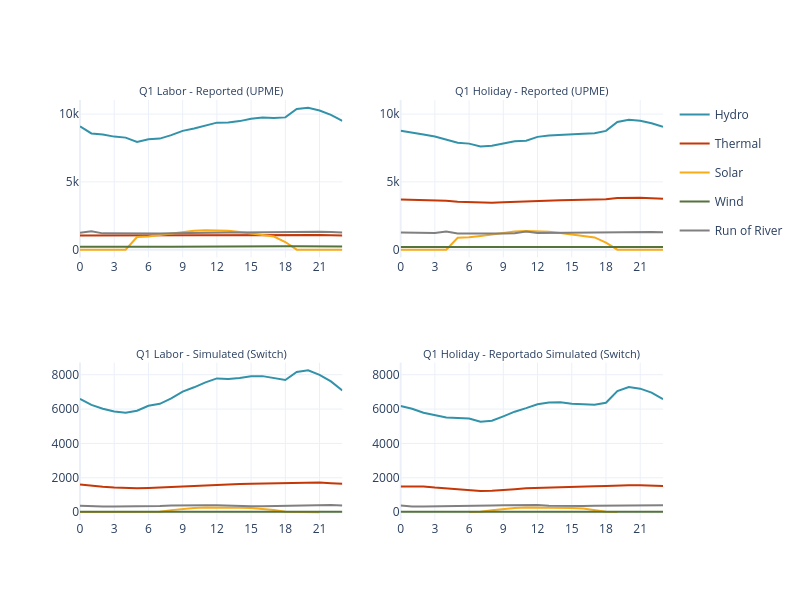

Write notebook code for a chart like this one.
### Code cell
import pandas as pd
import plotly.express as px
import plotly.graph_objects as go
from plotly.subplots import make_subplots

def plot_q1_generation(gen_res, gen_disp, tech_colors, tech_order):   
    # Exctract Quarter, daytime, hour
    for df in [gen_res, gen_disp]:
        df['Quarter'] = df['timestamp'].str.extract(r'Q([1-4])')[0].apply(lambda x: f'Q{x}')
        df['DayType'] = df['timestamp'].str.extract(r'_(L|H)_')[0].map({'L': 'Labor', 'H': 'Holiday'})
        df['Hour'] = df['timestamp'].str.extract(r'_(\d{1,2})h$')[0].astype(int)
    
    daytypes = ['Labor', 'Holiday']
    fig = make_subplots(
        rows=2, cols=2,
        subplot_titles=[
            "Q1 Labor - Reported (UPME)", "Q1 Holiday - Reported (UPME)",
            "Q1 Labor - Simulated (Switch)", "Q1 Holiday - Reportado Simulated (Switch)"],
        shared_yaxes=True
    )    
    # Map
    position_map = {
        ('Labor', 'Pred'): (1, 1),
        ('Holiday', 'Pred'): (1, 2),
        ('Labor', 'Real'): (2, 1),
        ('Holiday', 'Real'): (2, 2),
    }
    
    for daytype in daytypes:
        # Predicated Data
        disp_df = gen_disp[(gen_disp['DayType'] == daytype) & (gen_disp['Quarter'] == 'Q1')]
        fig_pred = px.line(
            disp_df, x='Hour', y='DispatchGen_MW', color='Tech',
            color_discrete_map=tech_colors, category_orders={"Tech": tech_order}
        )
        for trace in fig_pred['data']:
            #trace.update(fill='tozeroy')
            fig.add_trace(trace, row=position_map[(daytype, 'Pred')][0], col=position_map[(daytype, 'Pred')][1])
        
        # Real data
        res_df = gen_res[(gen_res['DayType'] == daytype) & (gen_res['Quarter'] == 'Q1')]
        fig_real = px.line(
            res_df, x='Hour', y='DispatchGen_MW', color='Tech',
            color_discrete_map=tech_colors, category_orders={"Tech": tech_order}
        )
        for trace in fig_real['data']:
            #trace.update(fill='tozeroy')
            fig.add_trace(trace, row=position_map[(daytype, 'Real')][0], col=position_map[(daytype, 'Real')][1])
    
    # Hide duplicated legends
    names = set()
    for trace in fig['data']:
        if trace.name in names:
            trace.showlegend = False
        else:
            names.add(trace.name)
    
    # Layout final
    fig.update_layout(
        height=12*50, width=16*50,
        template="plotly_white"
    )
    fig.update_xaxes(dtick=3, showticklabels=True, title_text=None)
    fig.update_yaxes(showticklabels=True, title_text=None)
    fig.update_annotations(font=dict(size=11))
    
    fig.show()

plot_q1_generation(gen_res, gen_disp, tech_colors, tech_order)

### Figure 1 — Plotly figure (JSON) as saved in the notebook; plotly's stock layout.template omitted (floating-point values rounded to 4 significant figures)
{"data": [{"hovertemplate": "Tech=Hydro<br>Hour=%{x}<br>DispatchGen_MW=%{y}<extra></extra>", "legendgroup": "Hydro", "line": {"color": "#3292A9", "dash": "solid"}, "marker": {"symbol": "circle"}, "mode": "lines", "name": "Hydro", "orientation": "v", "showlegend": true, "type": "scatter", "x": [0, 1, 2, 3, 4, 5, 6, 7, 8, 9, 10, 11, 12, 13, 14, 15, 16, 17, 18, 19, 20, 21, 22, 23], "xaxis": "x", "y": [9090.0, 8575.0, 8495.0, 8339.0, 8264.0, 7943.0, 8146.0, 8191.0, 8451.0, 8761.0, 8941.0, 9162.0, 9370.0, 9383.0, 9483.0, 9663.0, 9750.0, 9711.0, 9757.0, 10370.0, 10460.0, 10270.0, 9945.0, 9505.0], "yaxis": "y"}, {"hovertemplate": "Tech=Thermal<br>Hour=%{x}<br>DispatchGen_MW=%{y}<extra></extra>", "legendgroup": "Thermal", "line": {"color": "#C53707", "dash": "solid"}, "marker": {"symbol": "circle"}, "mode": "lines", "name": "Thermal", "orientation": "v", "showlegend": true, "type": "scatter", "x": [0, 1, 2, 3, 4, 5, 6, 7, 8, 9, 10, 11, 12, 13, 14, 15, 16, 17, 18, 19, 20, 21, 22, 23], "xaxis": "x", "y": [1042.0, 1045.0, 1050.0, 1052.0, 1053.0, 1048.0, 1052.0, 1053.0, 1053.0, 1049.0, 1046.0, 1044.0, 1045.0, 1045.0, 1046.0, 1051.0, 1054.0, 1054.0, 1058.0, 1084.0, 1088.0, 1078.0, 1060.0, 1046.0], "yaxis": "y"}, {"hovertemplate": "Tech=Solar<br>Hour=%{x}<br>DispatchGen_MW=%{y}<extra></extra>", "legendgroup": "Solar", "line": {"color": "#F7AB17", "dash": "solid"}, "marker": {"symbol": "circle"}, "mode": "lines", "name": "Solar", "orientation": "v", "showlegend": true, "type": "scatter", "x": [0, 1, 2, 3, 4, 5, 6, 7, 8, 9, 10, 11, 12, 13, 14, 15, 16, 17, 18, 19, 20, 21, 22, 23], "xaxis": "x", "y": [0, 0, 0, 0, 0, 932.6, 969.8, 1071.0, 1198.0, 1311.0, 1395.0, 1439.0, 1438.0, 1389.0, 1300.0, 1186.0, 1064.0, 961.7, 560.6, 0, 0, 0, 0, 0], "yaxis": "y"}, {"hovertemplate": "Tech=Wind<br>Hour=%{x}<br>DispatchGen_MW=%{y}<extra></extra>", "legendgroup": "Wind", "line": {"color": "#55733D", "dash": "solid"}, "marker": {"symbol": "circle"}, "mode": "lines", "name": "Wind", "orientation": "v", "showlegend": true, "type": "scatter", "x": [0, 1, 2, 3, 4, 5, 6, 7, 8, 9, 10, 11, 12, 13, 14, 15, 16, 17, 18, 19, 20, 21, 22, 23], "xaxis": "x", "y": [220.4, 210.9, 207.4, 205.4, 205.2, 206.0, 205.7, 205.4, 205.2, 204.9, 204.8, 206.9, 209.2, 208.8, 209.2, 210.9, 210.9, 210.1, 244.8, 255.1, 257.2, 251.9, 243.2, 231.5], "yaxis": "y"}, {"hovertemplate": "Tech=Run of River<br>Hour=%{x}<br>DispatchGen_MW=%{y}<extra></extra>", "legendgroup": "Run of River", "line": {"color": "#808080", "dash": "solid"}, "marker": {"symbol": "circle"}, "mode": "lines", "name": "Run of River", "orientation": "v", "showlegend": true, "type": "scatter", "x": [0, 1, 2, 3, 4, 5, 6, 7, 8, 9, 10, 11, 12, 13, 14, 15, 16, 17, 18, 19, 20, 21, 22, 23], "xaxis": "x", "y": [1240.0, 1355.0, 1200.0, 1190.0, 1185.0, 1166.0, 1181.0, 1185.0, 1203.0, 1225.0, 1237.0, 1251.0, 1264.0, 1264.0, 1270.0, 1284.0, 1297.0, 1295.0, 1293.0, 1338.0, 1343.0, 1327.0, 1303.0, 1272.0], "yaxis": "y"}, {"hovertemplate": "Tech=Hydro<br>Hour=%{x}<br>DispatchGen_MW=%{y}<extra></extra>", "legendgroup": "Hydro", "line": {"color": "#3292A9", "dash": "solid"}, "marker": {"symbol": "circle"}, "mode": "lines", "name": "Hydro", "orientation": "v", "showlegend": false, "type": "scatter", "x": [0, 1, 2, 3, 4, 5, 6, 7, 8, 9, 10, 11, 12, 13, 14, 15, 16, 17, 18, 19, 20, 21, 22, 23], "xaxis": "x3", "y": [6599.0, 6242.0, 6018.0, 5861.0, 5783.0, 5905.0, 6194.0, 6305.0, 6616.0, 7015.0, 7267.0, 7553.0, 7784.0, 7752.0, 7803.0, 7913.0, 7918.0, 7808.0, 7692.0, 8157.0, 8253.0, 7996.0, 7610.0, 7076.0], "yaxis": "y3"}, {"hovertemplate": "Tech=Thermal<br>Hour=%{x}<br>DispatchGen_MW=%{y}<extra></extra>", "legendgroup": "Thermal", "line": {"color": "#C53707", "dash": "solid"}, "marker": {"symbol": "circle"}, "mode": "lines", "name": "Thermal", "orientation": "v", "showlegend": false, "type": "scatter", "x": [0, 1, 2, 3, 4, 5, 6, 7, 8, 9, 10, 11, 12, 13, 14, 15, 16, 17, 18, 19, 20, 21, 22, 23], "xaxis": "x3", "y": [1605.0, 1522.0, 1476.0, 1434.0, 1408.0, 1388.0, 1407.0, 1440.0, 1473.0, 1508.0, 1542.0, 1570.0, 1599.0, 1621.0, 1635.0, 1647.0, 1658.0, 1660.0, 1662.0, 1701.0, 1719.0, 1721.0, 1685.0, 1650.0], "yaxis": "y3"}, {"hovertemplate": "Tech=Solar<br>Hour=%{x}<br>DispatchGen_MW=%{y}<extra></extra>", "legendgroup": "Solar", "line": {"color": "#F7AB17", "dash": "solid"}, "marker": {"symbol": "circle"}, "mode": "lines", "name": "Solar", "orientation": "v", "showlegend": false, "type": "scatter", "x": [0, 1, 2, 3, 4, 5, 6, 7, 8, 9, 10, 11, 12, 13, 14, 15, 16, 17, 18, 19, 20, 21], "xaxis": "x3", "y": [0.000645, 0.00127, 0.000845, 0.001225, 0.00089, 0.001185, 0.08692, 19.16, 116.5, 196.9, 243.2, 262.8, 270.5, 268.7, 258.1, 239.5, 202.5, 124.7, 20.75, 0.023, 4e-05, 3e-05], "yaxis": "y3"}, {"hovertemplate": "Tech=Wind<br>Hour=%{x}<br>DispatchGen_MW=%{y}<extra></extra>", "legendgroup": "Wind", "line": {"color": "#55733D", "dash": "solid"}, "marker": {"symbol": "circle"}, "mode": "lines", "name": "Wind", "orientation": "v", "showlegend": false, "type": "scatter", "x": [0, 1, 2, 3, 4, 5, 6, 7, 8, 9, 10, 11, 12, 13, 14, 15, 16, 17, 18, 19, 20, 21, 22, 23], "xaxis": "x3", "y": [21.93, 20.54, 19.91, 19.21, 17.49, 16.51, 16.18, 15.74, 15.51, 17.34, 19.42, 20.94, 22.37, 23.75, 25.25, 25.82, 26.09, 26.02, 26.11, 25.7, 24.3, 23.23, 22.8, 22.5], "yaxis": "y3"}, {"hovertemplate": "Tech=Run of River<br>Hour=%{x}<br>DispatchGen_MW=%{y}<extra></extra>", "legendgroup": "Run of River", "line": {"color": "#808080", "dash": "solid"}, "marker": {"symbol": "circle"}, "mode": "lines", "name": "Run of River", "orientation": "v", "showlegend": false, "type": "scatter", "x": [0, 1, 2, 3, 4, 5, 6, 7, 8, 9, 10, 11, 12, 13, 14, 15, 16, 17, 18, 19, 20, 21, 22, 23], "xaxis": "x3", "y": [368.1, 334.5, 330.6, 330.7, 333.9, 339.5, 345.5, 357.2, 392.1, 406.4, 404.1, 400.3, 403.8, 374.8, 344.9, 342.8, 345.1, 358.5, 371.3, 406.5, 418.7, 416.3, 410.0, 392.7], "yaxis": "y3"}, {"hovertemplate": "Tech=Hydro<br>Hour=%{x}<br>DispatchGen_MW=%{y}<extra></extra>", "legendgroup": "Hydro", "line": {"color": "#3292A9", "dash": "solid"}, "marker": {"symbol": "circle"}, "mode": "lines", "name": "Hydro", "orientation": "v", "showlegend": false, "type": "scatter", "x": [0, 1, 2, 3, 4, 5, 6, 7, 8, 9, 10, 11, 12, 13, 14, 15, 16, 17, 18, 19, 20, 21, 22, 23], "xaxis": "x2", "y": [8774.0, 8655.0, 8486.0, 8348.0, 8118.0, 7893.0, 7822.0, 7613.0, 7658.0, 7826.0, 7996.0, 8030.0, 8319.0, 8427.0, 8484.0, 8516.0, 8556.0, 8592.0, 8760.0, 9416.0, 9576.0, 9501.0, 9320.0, 9060.0], "yaxis": "y2"}, {"hovertemplate": "Tech=Thermal<br>Hour=%{x}<br>DispatchGen_MW=%{y}<extra></extra>", "legendgroup": "Thermal", "line": {"color": "#C53707", "dash": "solid"}, "marker": {"symbol": "circle"}, "mode": "lines", "name": "Thermal", "orientation": "v", "showlegend": false, "type": "scatter", "x": [0, 1, 2, 3, 4, 5, 6, 7, 8, 9, 10, 11, 12, 13, 14, 15, 16, 17, 18, 19, 20, 21, 22, 23], "xaxis": "x2", "y": [3702.0, 3680.0, 3648.0, 3621.0, 3599.0, 3532.0, 3514.0, 3459.0, 3467.0, 3504.0, 3542.0, 3576.0, 3611.0, 3635.0, 3649.0, 3658.0, 3669.0, 3677.0, 3710.0, 3813.0, 3839.0, 3827.0, 3797.0, 3753.0], "yaxis": "y2"}, {"hovertemplate": "Tech=Solar<br>Hour=%{x}<br>DispatchGen_MW=%{y}<extra></extra>", "legendgroup": "Solar", "line": {"color": "#F7AB17", "dash": "solid"}, "marker": {"symbol": "circle"}, "mode": "lines", "name": "Solar", "orientation": "v", "showlegend": false, "type": "scatter", "x": [0, 1, 2, 3, 4, 5, 6, 7, 8, 9, 10, 11, 12, 13, 14, 15, 16, 17, 18, 19, 20, 21, 22, 23], "xaxis": "x2", "y": [0, 0, 0, 0, 0, 871.0, 908.0, 1007.0, 1132.0, 1245.0, 1329.0, 1371.0, 1368.0, 1320.0, 1232.0, 1119.0, 999.3, 898.4, 523.8, 0, 0, 0, 0, 0], "yaxis": "y2"}, {"hovertemplate": "Tech=Wind<br>Hour=%{x}<br>DispatchGen_MW=%{y}<extra></extra>", "legendgroup": "Wind", "line": {"color": "#55733D", "dash": "solid"}, "marker": {"symbol": "circle"}, "mode": "lines", "name": "Wind", "orientation": "v", "showlegend": false, "type": "scatter", "x": [0, 1, 2, 3, 4, 5, 6, 7, 8, 9, 10, 11, 12, 13, 14, 15, 16, 17, 18, 19, 20, 21, 22, 23], "xaxis": "x2", "y": [196.2, 195.9, 196.0, 195.8, 195.9, 195.9, 195.6, 195.4, 195.1, 194.7, 194.9, 194.7, 194.6, 194.6, 194.9, 195.3, 196.1, 197.1, 197.4, 197.4, 197.3, 197.0, 196.6, 196.1], "yaxis": "y2"}, {"hovertemplate": "Tech=Run of River<br>Hour=%{x}<br>DispatchGen_MW=%{y}<extra></extra>", "legendgroup": "Run of River", "line": {"color": "#808080", "dash": "solid"}, "marker": {"symbol": "circle"}, "mode": "lines", "name": "Run of River", "orientation": "v", "showlegend": false, "type": "scatter", "x": [0, 1, 2, 3, 4, 5, 6, 7, 8, 9, 10, 11, 12, 13, 14, 15, 16, 17, 18, 19, 20, 21, 22, 23], "xaxis": "x2", "y": [1254.0, 1246.0, 1234.0, 1225.0, 1344.0, 1198.0, 1193.0, 1180.0, 1185.0, 1198.0, 1210.0, 1345.0, 1231.0, 1237.0, 1241.0, 1244.0, 1252.0, 1254.0, 1265.0, 1307.0, 1317.0, 1310.0, 1297.0, 1279.0], "yaxis": "y2"}, {"hovertemplate": "Tech=Hydro<br>Hour=%{x}<br>DispatchGen_MW=%{y}<extra></extra>", "legendgroup": "Hydro", "line": {"color": "#3292A9", "dash": "solid"}, "marker": {"symbol": "circle"}, "mode": "lines", "name": "Hydro", "orientation": "v", "showlegend": false, "type": "scatter", "x": [0, 1, 2, 3, 4, 5, 6, 7, 8, 9, 10, 11, 12, 13, 14, 15, 16, 17, 18, 19, 20, 21, 22, 23], "xaxis": "x4", "y": [6179.0, 6022.0, 5782.0, 5634.0, 5514.0, 5479.0, 5445.0, 5268.0, 5318.0, 5578.0, 5848.0, 6053.0, 6280.0, 6389.0, 6403.0, 6311.0, 6260.0, 6252.0, 6369.0, 7044.0, 7287.0, 7187.0, 6957.0, 6575.0], "yaxis": "y4"}, {"hovertemplate": "Tech=Thermal<br>Hour=%{x}<br>DispatchGen_MW=%{y}<extra></extra>", "legendgroup": "Thermal", "line": {"color": "#C53707", "dash": "solid"}, "marker": {"symbol": "circle"}, "mode": "lines", "name": "Thermal", "orientation": "v", "showlegend": false, "type": "scatter", "x": [0, 1, 2, 3, 4, 5, 6, 7, 8, 9, 10, 11, 12, 13, 14, 15, 16, 17, 18, 19, 20, 21, 22, 23], "xaxis": "x4", "y": [1495.0, 1516.0, 1497.0, 1427.0, 1386.0, 1336.0, 1302.0, 1223.0, 1244.0, 1272.0, 1331.0, 1386.0, 1412.0, 1441.0, 1445.0, 1466.0, 1481.0, 1502.0, 1521.0, 1561.0, 1567.0, 1560.0, 1533.0, 1527.0], "yaxis": "y4"}, {"hovertemplate": "Tech=Solar<br>Hour=%{x}<br>DispatchGen_MW=%{y}<extra></extra>", "legendgroup": "Solar", "line": {"color": "#F7AB17", "dash": "solid"}, "marker": {"symbol": "circle"}, "mode": "lines", "name": "Solar", "orientation": "v", "showlegend": false, "type": "scatter", "x": [6, 7, 8, 9, 10, 11, 12, 13, 14, 15, 16, 17, 18, 19], "xaxis": "x4", "y": [0.09956, 17.62, 108.5, 189.8, 233.7, 265.9, 269.0, 269.3, 253.4, 239.6, 206.3, 118.2, 20.29, 0.03136], "yaxis": "y4"}, {"hovertemplate": "Tech=Wind<br>Hour=%{x}<br>DispatchGen_MW=%{y}<extra></extra>", "legendgroup": "Wind", "line": {"color": "#55733D", "dash": "solid"}, "marker": {"symbol": "circle"}, "mode": "lines", "name": "Wind", "orientation": "v", "showlegend": false, "type": "scatter", "x": [0, 1, 2, 3, 4, 5, 6, 7, 8, 9, 10, 11, 12, 13, 14, 15, 16, 17, 18, 19, 20, 21, 22, 23], "xaxis": "x4", "y": [20.02, 19.8, 18.51, 17.93, 18.19, 17.71, 16.25, 14.06, 14.77, 18.78, 19.82, 20.66, 22.92, 25.32, 25.6, 26.1, 26.06, 24.71, 25.04, 24.55, 22.91, 22.77, 22.78, 21.93], "yaxis": "y4"}, {"hovertemplate": "Tech=Run of River<br>Hour=%{x}<br>DispatchGen_MW=%{y}<extra></extra>", "legendgroup": "Run of River", "line": {"color": "#808080", "dash": "solid"}, "marker": {"symbol": "circle"}, "mode": "lines", "name": "Run of River", "orientation": "v", "showlegend": false, "type": "scatter", "x": [0, 1, 2, 3, 4, 5, 6, 7, 8, 9, 10, 11, 12, 13, 14, 15, 16, 17, 18, 19, 20, 21, 22, 23], "xaxis": "x4", "y": [379.2, 328.6, 326.9, 331.5, 329.4, 328.4, 330.9, 338.6, 378.6, 401.1, 406.9, 409.3, 408.9, 378.1, 359.6, 357.9, 359.3, 369.1, 376.9, 399.7, 411.4, 408.2, 399.5, 394.4], "yaxis": "y4"}], "layout": {"annotations": [{"font": {"size": 11}, "showarrow": false, "text": "Q1 Labor - Reported (UPME)", "x": 0.225, "xanchor": "center", "xref": "paper", "y": 1, "yanchor": "bottom", "yref": "paper"}, {"font": {"size": 11}, "showarrow": false, "text": "Q1 Holiday - Reported (UPME)", "x": 0.775, "xanchor": "center", "xref": "paper", "y": 1, "yanchor": "bottom", "yref": "paper"}, {"font": {"size": 11}, "showarrow": false, "text": "Q1 Labor - Simulated (Switch)", "x": 0.225, "xanchor": "center", "xref": "paper", "y": 0.375, "yanchor": "bottom", "yref": "paper"}, {"font": {"size": 11}, "showarrow": false, "text": "Q1 Holiday - Reportado Simulated (Switch)", "x": 0.775, "xanchor": "center", "xref": "paper", "y": 0.375, "yanchor": "bottom", "yref": "paper"}], "height": 600, "width": 800, "xaxis": {"anchor": "y", "domain": [0, 0.45], "dtick": 3, "showticklabels": true}, "xaxis2": {"anchor": "y2", "domain": [0.55, 1], "dtick": 3, "showticklabels": true}, "xaxis3": {"anchor": "y3", "domain": [0, 0.45], "dtick": 3, "showticklabels": true}, "xaxis4": {"anchor": "y4", "domain": [0.55, 1], "dtick": 3, "showticklabels": true}, "yaxis": {"anchor": "x", "domain": [0.625, 1], "showticklabels": true}, "yaxis2": {"anchor": "x2", "domain": [0.625, 1], "matches": "y", "showticklabels": true}, "yaxis3": {"anchor": "x3", "domain": [0, 0.375], "showticklabels": true}, "yaxis4": {"anchor": "x4", "domain": [0, 0.375], "matches": "y3", "showticklabels": true}}}
